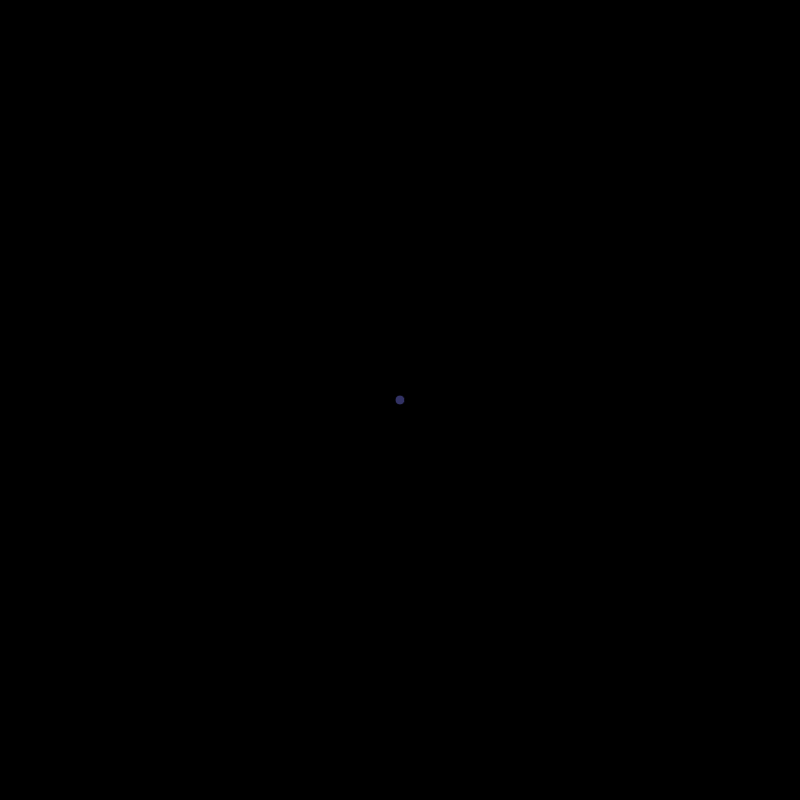
Frame 1 (no input)
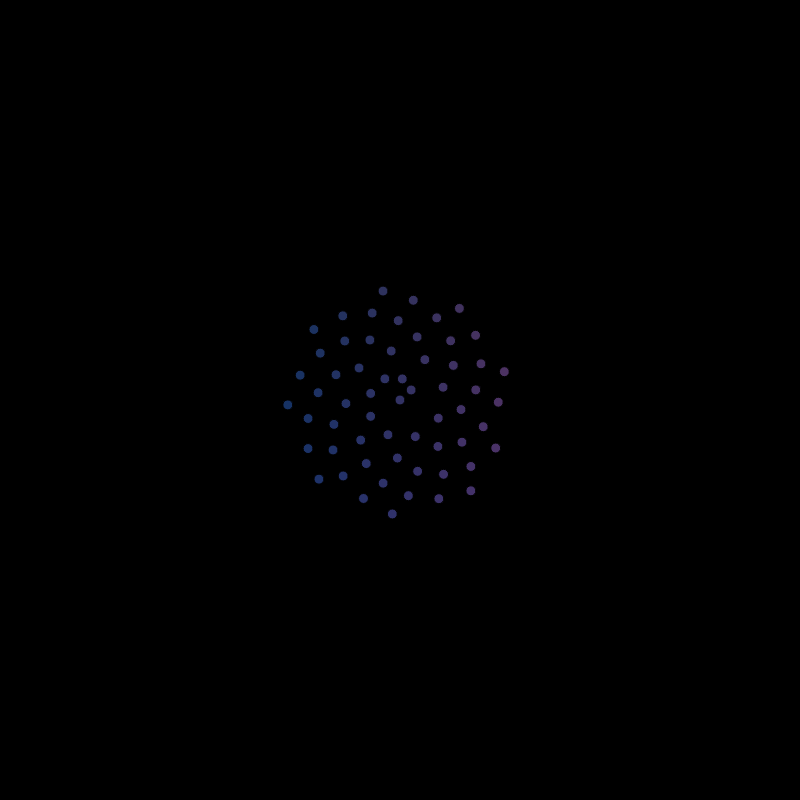
Frame 60 (no input)
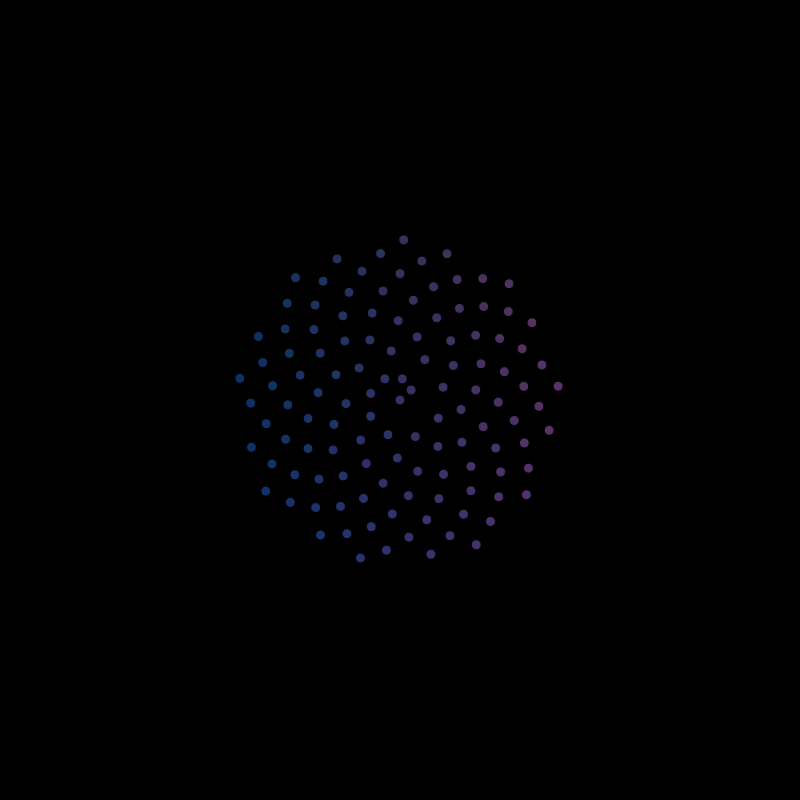
Frame 120 (the mouse pressed at the canvas centre since frame 60)

The p5.js sketch that drew these frames (run headless with seeded random() and noise() and a simulated clock; from frame 60 on, the mouse is pressed at the canvas centre):

// p5.js sketch
// ── sketch.js
var angle = 137.5;
var c = 15;
var n = 0;

function setup() {
  createCanvas(800, 800);
  background(0);
}

function draw() {
  translate(width / 2, height / 2);
  var r = c * sqrt(n);
  var theta = n * angle;
  var x = r * cos(theta);
  var y = r * sin(theta);

  var colr = map(x, 0, width/2, 50,150);
  var colg = map(y,0, height,100, 150);
  fill(colr, 50, colg);
  ellipse(x, y, 10, 10);

  n+=1;
}
